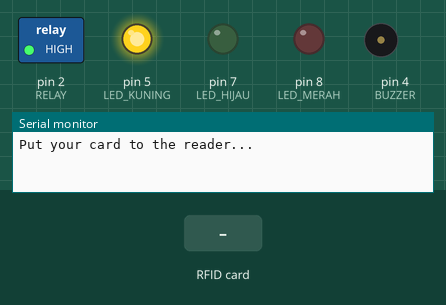
Simulated run of this sketch. Board: Arduino Uno, built with avr-gcc and run on an emulated ATmega328P. Shown: switched loads named in the sketch (green lamp = pin HIGH), output pins drawn as LEDs (lit = HIGH), buzzer (waves = sounding), the last lines printed to the serial monitor. The test bench sets the inputs (shaded band). Pins used as bus, display or sensor lines are not drawn.

Above: at 1.2 s.
1.3 s: RFID card 04 0A 4B 8A 38 58 80 held to the reader
At 1.7 s:
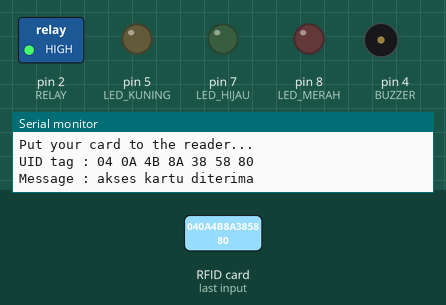
At 2.6 s:
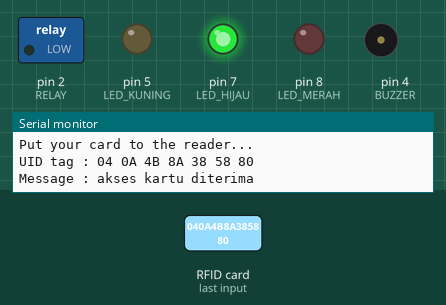
Timing chart, 0 to 8.6 s (numbered marks = the images above; inputs shaded):
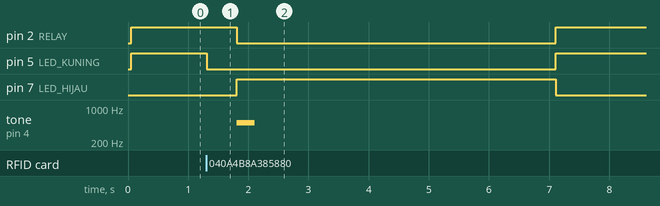

The sketch:

RFID_Doorlock.ino
```cpp
#include <SPI.h>
#include <MFRC522.h>

#define SS_PIN 10
#define RST_PIN 9
#define LED_HIJAU 7 //akses diterima LED BIRU pin
#define LED_MERAH 8 //akses ditolak LED BIRU pin
#define LED_KUNING 5 //LED Standby
#define BUZZER 4 //buzzer pin
#define RELAY 2 //relay pin
MFRC522 mfrc522(SS_PIN, RST_PIN);   // Create MFRC522 instance.

void setup()
{
  Serial.begin(9600);   // Initiate a serial communication
  SPI.begin();      // Initiate  SPI bus
  mfrc522.PCD_Init();   // Initiate MFRC522
  pinMode(LED_HIJAU, OUTPUT);
  pinMode(LED_MERAH, OUTPUT);
  pinMode(LED_KUNING, OUTPUT);
  pinMode(RELAY, OUTPUT);
  pinMode(BUZZER, OUTPUT);
  digitalWrite(RELAY, HIGH);
  digitalWrite(LED_KUNING, LOW);
  noTone(BUZZER);
  Serial.println("Put your card to the reader...");
  Serial.println();

}
void loop()
{
  digitalWrite(LED_KUNING, HIGH);
  // Look for new cards
  if ( ! mfrc522.PICC_IsNewCardPresent())
  {
    return;
  }
  // Select one of the cards
  if ( ! mfrc522.PICC_ReadCardSerial())
  {
    return;
  }
   //Show UID on serial monitor
  Serial.print("UID tag :");
  String content= "";
  byte letter;
  for (byte i = 0; i < mfrc522.uid.size; i++)
  {
     Serial.print(mfrc522.uid.uidByte[i] < 0x10 ? " 0" : " ");
     Serial.print(mfrc522.uid.uidByte[i], HEX);
     content.concat(String(mfrc522.uid.uidByte[i] < 0x10 ? " 0" : " "));
     content.concat(String(mfrc522.uid.uidByte[i], HEX));
  }
  Serial.println();
  Serial.print("Message : ");
  content.toUpperCase();
  if (content.substring(1) == "04 0A 4B 8A 38 58 80" || content.substring(1) == "59 F4 E4 43") //change here the UID of the card/cards that you want to give access
  {
    digitalWrite(LED_KUNING, LOW);
    Serial.println("akses kartu diterima");
    Serial.println();
    delay(500);
    digitalWrite(LED_HIJAU, HIGH);
    digitalWrite(RELAY, LOW);
    tone(BUZZER, 500);
    delay(300);
    noTone(BUZZER);
    delay(5000);
    digitalWrite(RELAY, HIGH);
    digitalWrite(LED_HIJAU, LOW);
  } else   {
    digitalWrite(LED_KUNING, LOW);
    Serial.println("akses kartu ditolak");
    digitalWrite(LED_MERAH, HIGH);
    digitalWrite(RELAY, HIGH);
    tone(BUZZER, 300);
    delay(1000);
    digitalWrite(LED_MERAH, LOW);
    digitalWrite(LED_HIJAU, LOW);
    noTone(BUZZER);
  }

}
```

Measured:
- after the input at 1.3 s, pin 2 (RELAY): HIGH → LOW after 0.51 s, → HIGH 5.3 s later; pin 5 (LED_KUNING): HIGH → LOW at once, → HIGH 5.8 s later; pin 7 (LED_HIJAU): LOW → HIGH after 0.51 s, → LOW 5.3 s later; tone on pin 4 (BUZZER): silent → 500 Hz after 0.51 s, → silent 0.30 s later
